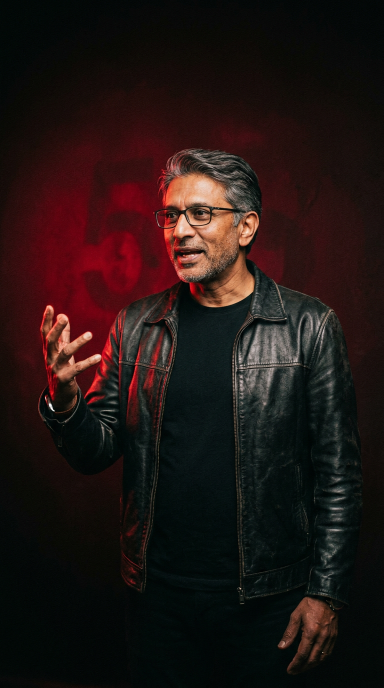
#> input picture showreel/v4/assets/plate-cta-hero.png, 768 x 1376 px, found by its file name (shown at 1/2 size)
$ python matte.py
#> lines starting #> are read from the running program, lines starting #| are printed output that depends on the picture; after the words box and inside, x2 and y2 are one past the last pixel; in counts of white or black regions, pixels touching at a corner belong together
#> in main, img is the input picture: shape (1376, 768, 3); mean B, G, R 19, 20.9, 33.8
#!/usr/bin/env python3
"""Key our own plates into clean mattes — the green-screen pass, done properly.

Every subject we own sits on a flat, lit backdrop (the portrait on red, the bag on green,
the stool in a storm). Rather than trust whatever alpha came with a file, each subject is
re-keyed here:

  1. the backdrop is modelled per pixel by a smooth surface fitted to pixels that are both
     *smooth* (the screen is out of focus, the subject is not) and *chromatic* the way the
     screen is -- so the model follows the lighting falloff across the field;
  2. alpha = how far a pixel is from that model, measured in chroma so a shadow on the
     screen does not become part of the subject;
  3. **despill**: the subject's edge pixels are pulled back toward their own hue, which is
     what removes the colour fringe a naive key leaves on hair and leather;
  4. the matte is feathered a fraction of a pixel, never more.

    python3 tools/matte.py            # -> showreel/v4/assets/gen/matte-*.png
"""
import subprocess
import sys
from pathlib import Path

import cv2
import numpy as np

sys.path.insert(0, str(Path(__file__).resolve().parent))
from ffbin import ffmpeg

OUT = Path("showreel/v4/assets/gen")
DS = 2


def fit_screen(img: np.ndarray, screen_hue: str) -> tuple[np.ndarray, np.ndarray]:
    """Model the backdrop and return (model, candidate mask of screen pixels)."""
#> called with screen_hue = 'red'
    small = cv2.resize(img, (img.shape[1] // DS, img.shape[0] // DS), cv2.INTER_AREA).astype(np.float32)
    h, w = small.shape[:2]
#> h = 688; w = 384
    g = small.mean(axis=2)
    mu = cv2.boxFilter(g, -1, (9, 9))
    sig = np.sqrt(np.clip(cv2.boxFilter(g * g, -1, (9, 9)) - mu * mu, 0, None))
    b, gg, r = [small[..., k] for k in range(3)]
    if screen_hue == "red":
        chroma = r - (gg + b) / 2
    elif screen_hue == "green":
        chroma = gg - (r + b) / 2
    else:
        chroma = np.zeros_like(g)
    cand = sig < 4.0
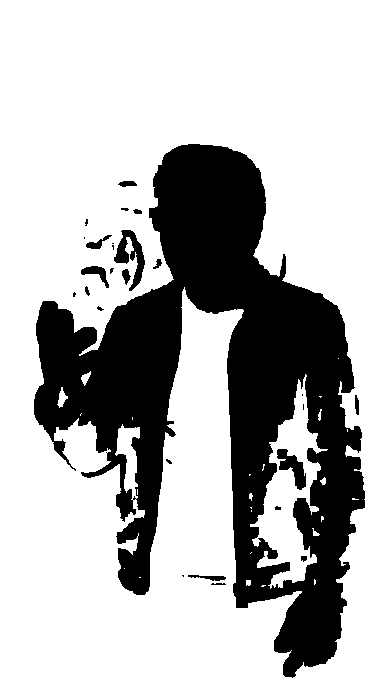
#> cand: shape (688, 384) bool; 72.2% white; 27 black regions (12 under 20 px), largest, box (x1, y1, x2, y2) and area: (34, 144, 365, 678) 71180, (114, 230, 145, 291) 757, (277, 449, 306, 490) 552
    if screen_hue in ("red", "green"):
        cand &= chroma > 18
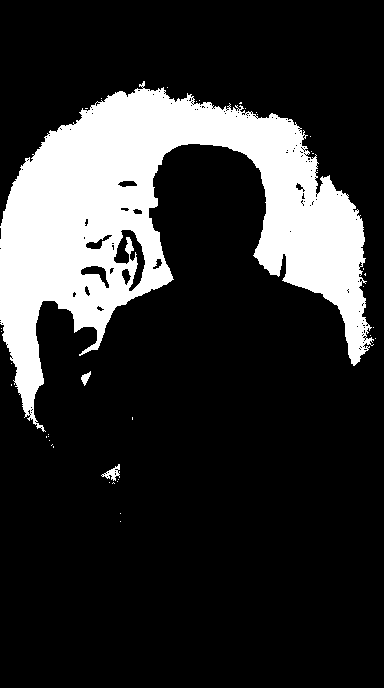
#> cand: shape (688, 384) bool; 19.1% white; 39 white regions (36 under 20 px), largest, box (x1, y1, x2, y2) and area: (0, 81, 374, 432) 50229, (101, 464, 120, 481) 135, (81, 371, 91, 386) 74
    yy, xx = np.mgrid[0:h, 0:w].astype(np.float64)
    X, Y = xx / w - 0.5, yy / h - 0.5
    basis = [(i, j) for i in range(4) for j in range(4 - i)]
    A = np.stack([(X ** i * Y ** j).ravel() for i, j in basis], 1)
    model = np.zeros_like(small)
    ok = cand.ravel()
    if ok.sum() < 500:
        raise SystemExit("no backdrop found — is this the right plate?")
    for c in range(3):
        coef, *_ = np.linalg.lstsq(A[ok], small[..., c].ravel()[ok], rcond=None)
        model[..., c] = (A @ coef).reshape(h, w)
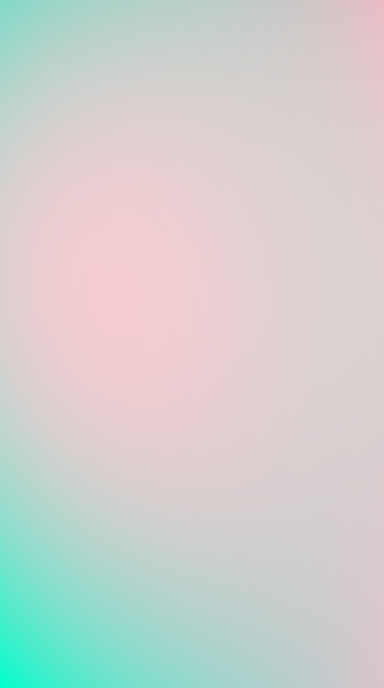
#> model: shape (688, 384, 3) float32; mean B, G, R 10.1, 15.2, 11.5; drawn with min black and max white
    return model, cand


def key(img: np.ndarray, screen_hue: str = "red", tol: float = 16.0) -> np.ndarray:
    """RGBA matte of the subject on that backdrop."""
    small = cv2.resize(img, (img.shape[1] // DS, img.shape[0] // DS), cv2.INTER_AREA).astype(np.float32)
    model, _ = fit_screen(img, screen_hue)
    diff = small - model
    # chroma distance, plus a lightness term so a dark object is not called a shadow
    d = np.abs(diff).mean(axis=2)
    lum = np.abs(small.mean(axis=2) - model.mean(axis=2))
    raw = np.clip((np.maximum(d, lum * 0.6) - tol) / 24.0, 0, 1)
    m = (raw > 0.5).astype(np.uint8)
#> m: shape (688, 384); values 0 (black) and 1 (white), 26.1% white; 411 white regions (371 under 20 px), largest, box (x1, y1, x2, y2) and area: (0, 448, 256, 688) 29172, (40, 149, 259, 441) 21653, (232, 270, 336, 434) 5685
    m = cv2.morphologyEx(m, cv2.MORPH_CLOSE, np.ones((7, 7), np.uint8))
#> m: shape (688, 384); values 0 (black) and 1 (white), 30.8% white; 42 white regions (34 under 20 px), largest, box (x1, y1, x2, y2) and area: (38, 148, 346, 674) 43476, (0, 448, 258, 688) 29880, (0, 0, 140, 90) 5527
    n, lab, st, _ = cv2.connectedComponentsWithStats(m, 8)
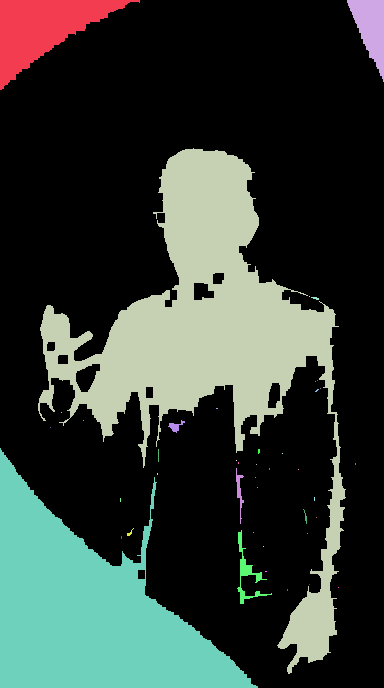
#> lab: shape (688, 384) int32; 43 distinct labels, from 0 to 42; one colour per label, 0 black
#> n = 43; st = 43 rows, first 6: [0, 0, 384, 688, 182836], [0, 0, 140, 90, 5527], [347, 0, 37, 82, 1632], [38, 148, 308, 526, 43476], [309, 296, 1, 1, 1], [311, 297, 8, 3, 15]
    if n > 1:
        keep = np.zeros_like(m)
        for k in 1 + np.argsort(st[1:, 4])[::-1][:3]:
            if st[k, 4] > 0.004 * m.size:
                keep[lab == k] = 1
#> this loop made 3 passes
#> k on passes 1 to 3: 3, 15, 1
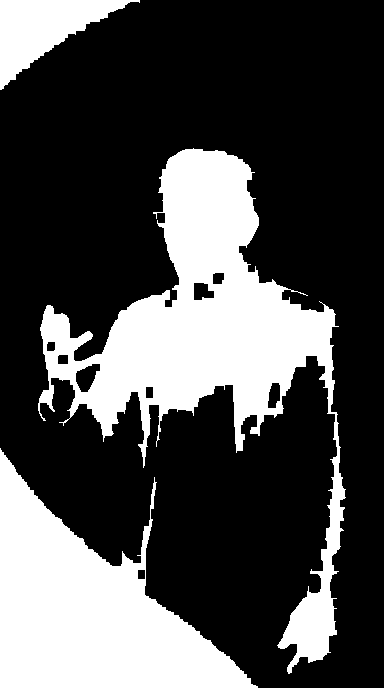
#> keep: shape (688, 384); values 0 (black) and 1 (white), 29.9% white; 3 white regions, box (x1, y1, x2, y2) and area: (38, 148, 346, 674) 43476, (0, 448, 258, 688) 29880, (0, 0, 140, 90) 5527
        m = keep
    # the matte follows the distance field, so edges land where the picture's do
    alpha_s = cv2.GaussianBlur(raw * (m > 0), (0, 0), 0.8)
    alpha = cv2.resize(alpha_s, (img.shape[1], img.shape[0]), cv2.INTER_LINEAR)
    alpha = np.clip((alpha - 0.18) / 0.64, 0, 1)
    rgb = img.astype(np.float32)
    # despill: at partial alpha, replace the backdrop's contribution with the subject's own
    a3 = alpha[..., None]
    unscreen = np.clip((rgb - model_up(model, img) * (1 - a3)) / np.maximum(a3, 1e-3), 0, 255)
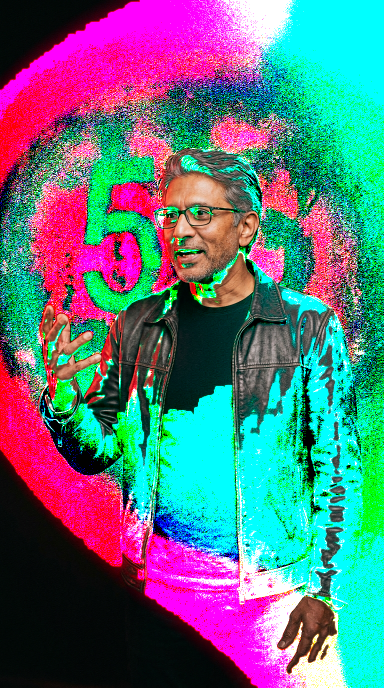
#> unscreen: shape (1376, 768, 3) float32 (shown at 1/2 size); mean B, G, R 128.1, 115.9, 91.1
    mix = np.clip((alpha - 0.05) * 3.2, 0, 1)[..., None]
    out_rgb = rgb * (1 - mix) + unscreen * mix
    return np.dstack([np.clip(out_rgb, 0, 255), alpha * 255]).astype(np.uint8)
#> returned value: shape (1376, 768, 4)


def model_up(model_small: np.ndarray, img: np.ndarray) -> np.ndarray:
    return cv2.resize(model_small, (img.shape[1], img.shape[0]), cv2.INTER_CUBIC)


def show(name: str, rgba: np.ndarray) -> None:
#> called with name = 'hero'
    a = rgba[..., 3].astype(np.float32) / 255.0
    checker = (np.indices(a.shape).sum(axis=0) // 26 % 2 * 42 + 96).astype(np.float32)
    comp = rgba[..., :3].astype(np.float32) * a[..., None] + checker[..., None] * (1 - a[..., None])
    h = 420
    w = int(comp.shape[1] * h / comp.shape[0])
#> w = 234
    cv2.imwrite(f"analysis/v4-build/key-{name}.png", cv2.resize(comp.astype(np.uint8), (w, h)))
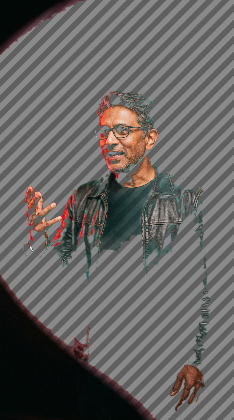
#> saved as key-hero.png: shape (420, 234, 3); mean B, G, R 97.5, 99.1, 101.5
    print(f"  {name:10s} {rgba.shape[1]}x{rgba.shape[0]}  coverage {a.mean():.2f}  "
          f"soft edge {float(((a > 0.05) & (a < 0.95)).mean()):.3f}")
#|   hero       768x1376  coverage 0.24  soft edge 0.115


def main() -> int:
    OUT.mkdir(parents=True, exist_ok=True)
    jobs = [("hero", "showreel/v4/assets/plate-cta-hero.png", "red"),
            ("bag", "showreel/v4/assets/plate-bag-green.png", "green"),
            ("stool", "showreel/v4/assets/plate-bag-stool.png", "storm"),
            ("hands", "showreel/v4/assets/plate-hands-red.png", "red")]
    for name, src, hue in jobs:
        img = cv2.imread(src, cv2.IMREAD_UNCHANGED)[..., :3]
        rgba = key(img, hue)
        cv2.imwrite(str(OUT / f"matte-{name}.png"), rgba)
        show(name, rgba)
#> pass 2 of the loop in main, `for name, src, hue in jobs:`:
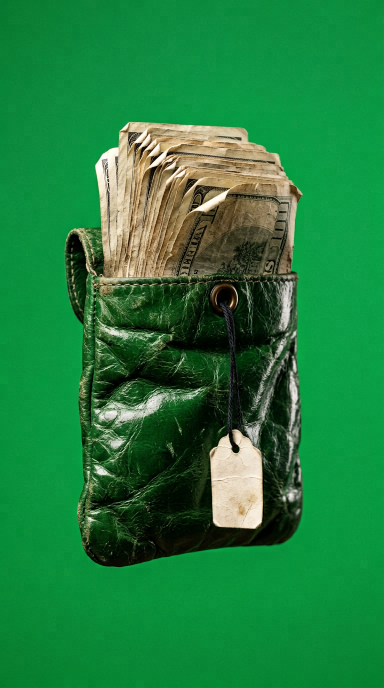
#> input picture showreel/v4/assets/plate-bag-green.png, 768 x 1376 px, found by its file name (shown at 1/2 size)
#> in main, img is the input picture: shape (1376, 768, 3); mean B, G, R 61.7, 126.7, 33.5
#> in fit_screen (call 2), `cand &= chroma > 18`:
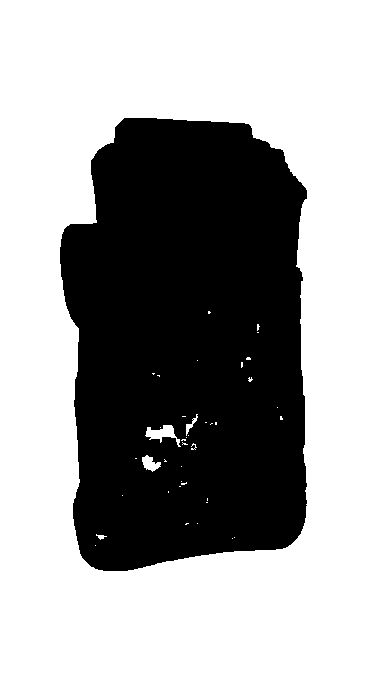
#> cand: shape (688, 384) bool; 64% white; 1 black region, box (x1, y1, x2, y2) and area: (60, 118, 307, 571) 95185
#> in key (call 2), `raw = np.clip((np.maximum(d, lum * 0.6) - tol) / 24.0, 0, 1)`:
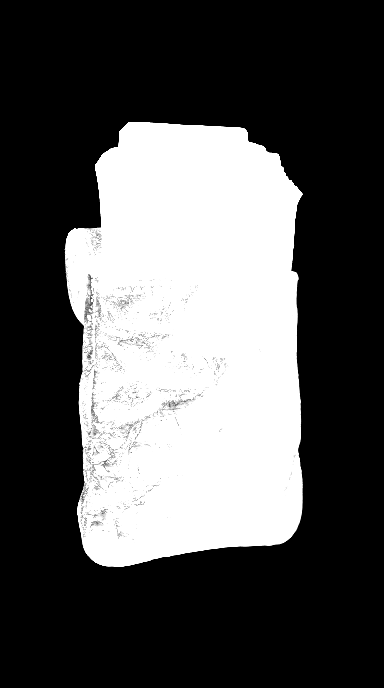
#> raw: shape (688, 384) float32; min 0, max 1, mean 0.338
#> n = 2; st = [[0, 0, 384, 688, 173910], [65, 122, 238, 445, 90282]]
#> the loop in key (call 2), `for k in 1 + np.argsort(st[1:, 4])[::-1][:3]:` made 1 pass
#|   bag        768x1376  coverage 0.34  soft edge 0.010
    return 0


if __name__ == "__main__":
    raise SystemExit(main())
#> (the program exits here)
